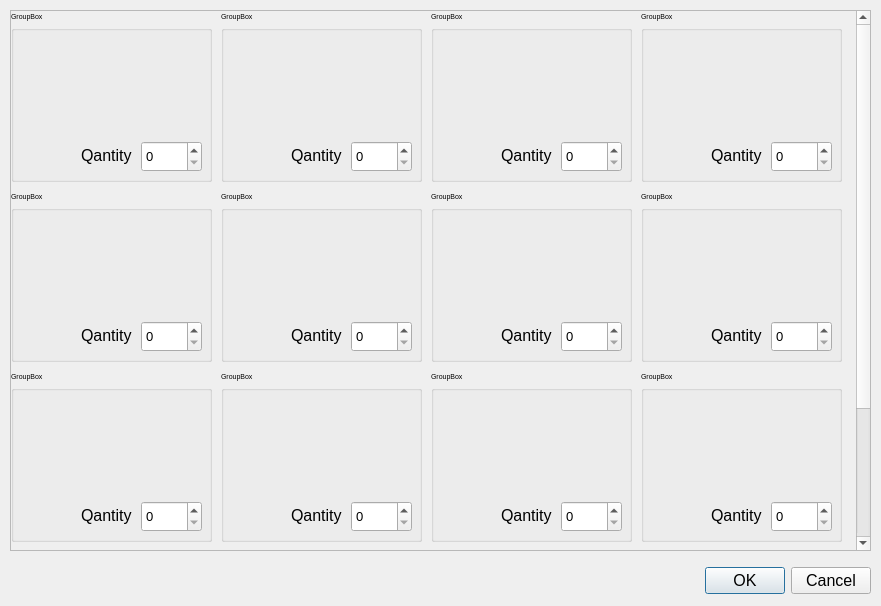
<?xml version="1.0" encoding="UTF-8"?>
<ui version="4.0">
 <class>MainWindow</class>
 <widget class="QMainWindow" name="MainWindow">
  <property name="geometry">
   <rect>
    <x>0</x>
    <y>0</y>
    <width>881</width>
    <height>606</height>
   </rect>
  </property>
  <property name="windowTitle">
   <string>MainWindow</string>
  </property>
  <widget class="QWidget" name="centralwidget">
   <widget class="QScrollArea" name="scrollArea">
    <property name="geometry">
     <rect>
      <x>10</x>
      <y>10</y>
      <width>861</width>
      <height>541</height>
     </rect>
    </property>
    <property name="sizePolicy">
     <sizepolicy hsizetype="Preferred" vsizetype="Preferred">
      <horstretch>0</horstretch>
      <verstretch>0</verstretch>
     </sizepolicy>
    </property>
    <property name="horizontalScrollBarPolicy">
     <enum>Qt::ScrollBarAlwaysOff</enum>
    </property>
    <property name="sizeAdjustPolicy">
     <enum>QAbstractScrollArea::AdjustToContents</enum>
    </property>
    <property name="widgetResizable">
     <bool>false</bool>
    </property>
    <widget class="QWidget" name="scrollAreaWidgetContents">
     <property name="enabled">
      <bool>true</bool>
     </property>
     <property name="geometry">
      <rect>
       <x>0</x>
       <y>0</y>
       <width>859</width>
       <height>719</height>
      </rect>
     </property>
     <property name="sizePolicy">
      <sizepolicy hsizetype="Preferred" vsizetype="Preferred">
       <horstretch>0</horstretch>
       <verstretch>0</verstretch>
      </sizepolicy>
     </property>
     <widget class="QGroupBox" name="groupBox_2">
      <property name="enabled">
       <bool>true</bool>
      </property>
      <property name="geometry">
       <rect>
        <x>210</x>
        <y>0</y>
        <width>201</width>
        <height>171</height>
       </rect>
      </property>
      <property name="font">
       <font>
        <pointsize>5</pointsize>
       </font>
      </property>
      <property name="title">
       <string>GroupBox</string>
      </property>
      <property name="flat">
       <bool>false</bool>
      </property>
      <property name="checkable">
       <bool>false</bool>
      </property>
      <widget class="QLabel" name="label_33">
       <property name="geometry">
        <rect>
         <x>10</x>
         <y>10</y>
         <width>181</width>
         <height>111</height>
        </rect>
       </property>
       <property name="text">
        <string/>
       </property>
       <property name="pixmap">
        <pixmap>caphephine.jpg</pixmap>
       </property>
       <property name="scaledContents">
        <bool>true</bool>
       </property>
      </widget>
      <widget class="QSpinBox" name="spinBox_17">
       <property name="geometry">
        <rect>
         <x>130</x>
         <y>130</y>
         <width>61</width>
         <height>31</height>
        </rect>
       </property>
       <property name="font">
        <font>
         <pointsize>10</pointsize>
        </font>
       </property>
      </widget>
      <widget class="QLabel" name="label_34">
       <property name="geometry">
        <rect>
         <x>70</x>
         <y>129</y>
         <width>91</width>
         <height>31</height>
        </rect>
       </property>
       <property name="font">
        <font>
         <pointsize>12</pointsize>
        </font>
       </property>
       <property name="text">
        <string>Qantity</string>
       </property>
      </widget>
     </widget>
     <widget class="QGroupBox" name="groupBox_3">
      <property name="enabled">
       <bool>true</bool>
      </property>
      <property name="geometry">
       <rect>
        <x>420</x>
        <y>0</y>
        <width>201</width>
        <height>171</height>
       </rect>
      </property>
      <property name="font">
       <font>
        <pointsize>5</pointsize>
       </font>
      </property>
      <property name="title">
       <string>GroupBox</string>
      </property>
      <property name="flat">
       <bool>false</bool>
      </property>
      <property name="checkable">
       <bool>false</bool>
      </property>
      <widget class="QLabel" name="label_35">
       <property name="geometry">
        <rect>
         <x>10</x>
         <y>10</y>
         <width>181</width>
         <height>111</height>
        </rect>
       </property>
       <property name="text">
        <string/>
       </property>
       <property name="pixmap">
        <pixmap>caphephine.jpg</pixmap>
       </property>
       <property name="scaledContents">
        <bool>true</bool>
       </property>
      </widget>
      <widget class="QSpinBox" name="spinBox_18">
       <property name="geometry">
        <rect>
         <x>130</x>
         <y>130</y>
         <width>61</width>
         <height>31</height>
        </rect>
       </property>
       <property name="font">
        <font>
         <pointsize>10</pointsize>
        </font>
       </property>
      </widget>
      <widget class="QLabel" name="label_36">
       <property name="geometry">
        <rect>
         <x>70</x>
         <y>129</y>
         <width>91</width>
         <height>31</height>
        </rect>
       </property>
       <property name="font">
        <font>
         <pointsize>12</pointsize>
        </font>
       </property>
       <property name="text">
        <string>Qantity</string>
       </property>
      </widget>
     </widget>
     <widget class="QGroupBox" name="groupBox">
      <property name="enabled">
       <bool>true</bool>
      </property>
      <property name="geometry">
       <rect>
        <x>0</x>
        <y>0</y>
        <width>201</width>
        <height>171</height>
       </rect>
      </property>
      <property name="sizePolicy">
       <sizepolicy hsizetype="Preferred" vsizetype="Fixed">
        <horstretch>0</horstretch>
        <verstretch>0</verstretch>
       </sizepolicy>
      </property>
      <property name="font">
       <font>
        <pointsize>5</pointsize>
       </font>
      </property>
      <property name="title">
       <string>GroupBox</string>
      </property>
      <property name="flat">
       <bool>false</bool>
      </property>
      <property name="checkable">
       <bool>false</bool>
      </property>
      <widget class="QLabel" name="label_37">
       <property name="geometry">
        <rect>
         <x>10</x>
         <y>10</y>
         <width>181</width>
         <height>111</height>
        </rect>
       </property>
       <property name="text">
        <string/>
       </property>
       <property name="pixmap">
        <pixmap>caphephine.jpg</pixmap>
       </property>
       <property name="scaledContents">
        <bool>true</bool>
       </property>
      </widget>
      <widget class="QSpinBox" name="spinBox_19">
       <property name="geometry">
        <rect>
         <x>130</x>
         <y>130</y>
         <width>61</width>
         <height>31</height>
        </rect>
       </property>
       <property name="font">
        <font>
         <pointsize>10</pointsize>
        </font>
       </property>
      </widget>
      <widget class="QLabel" name="label_38">
       <property name="geometry">
        <rect>
         <x>70</x>
         <y>129</y>
         <width>91</width>
         <height>31</height>
        </rect>
       </property>
       <property name="font">
        <font>
         <pointsize>12</pointsize>
        </font>
       </property>
       <property name="text">
        <string>Qantity</string>
       </property>
      </widget>
     </widget>
     <widget class="QGroupBox" name="groupBox_4">
      <property name="enabled">
       <bool>true</bool>
      </property>
      <property name="geometry">
       <rect>
        <x>630</x>
        <y>0</y>
        <width>201</width>
        <height>171</height>
       </rect>
      </property>
      <property name="font">
       <font>
        <pointsize>5</pointsize>
       </font>
      </property>
      <property name="title">
       <string>GroupBox</string>
      </property>
      <property name="flat">
       <bool>false</bool>
      </property>
      <property name="checkable">
       <bool>false</bool>
      </property>
      <widget class="QLabel" name="label_39">
       <property name="geometry">
        <rect>
         <x>10</x>
         <y>10</y>
         <width>181</width>
         <height>111</height>
        </rect>
       </property>
       <property name="text">
        <string/>
       </property>
       <property name="pixmap">
        <pixmap>caphephine.jpg</pixmap>
       </property>
       <property name="scaledContents">
        <bool>true</bool>
       </property>
      </widget>
      <widget class="QSpinBox" name="spinBox_20">
       <property name="geometry">
        <rect>
         <x>130</x>
         <y>130</y>
         <width>61</width>
         <height>31</height>
        </rect>
       </property>
       <property name="font">
        <font>
         <pointsize>10</pointsize>
        </font>
       </property>
      </widget>
      <widget class="QLabel" name="label_40">
       <property name="geometry">
        <rect>
         <x>70</x>
         <y>129</y>
         <width>91</width>
         <height>31</height>
        </rect>
       </property>
       <property name="font">
        <font>
         <pointsize>12</pointsize>
        </font>
       </property>
       <property name="text">
        <string>Qantity</string>
       </property>
      </widget>
     </widget>
     <widget class="QGroupBox" name="groupBox_5">
      <property name="enabled">
       <bool>true</bool>
      </property>
      <property name="geometry">
       <rect>
        <x>630</x>
        <y>180</y>
        <width>201</width>
        <height>171</height>
       </rect>
      </property>
      <property name="font">
       <font>
        <pointsize>5</pointsize>
       </font>
      </property>
      <property name="title">
       <string>GroupBox</string>
      </property>
      <property name="flat">
       <bool>false</bool>
      </property>
      <property name="checkable">
       <bool>false</bool>
      </property>
      <widget class="QLabel" name="label_41">
       <property name="geometry">
        <rect>
         <x>10</x>
         <y>10</y>
         <width>181</width>
         <height>111</height>
        </rect>
       </property>
       <property name="text">
        <string/>
       </property>
       <property name="pixmap">
        <pixmap>caphephine.jpg</pixmap>
       </property>
       <property name="scaledContents">
        <bool>true</bool>
       </property>
      </widget>
      <widget class="QSpinBox" name="spinBox_21">
       <property name="geometry">
        <rect>
         <x>130</x>
         <y>130</y>
         <width>61</width>
         <height>31</height>
        </rect>
       </property>
       <property name="font">
        <font>
         <pointsize>10</pointsize>
        </font>
       </property>
      </widget>
      <widget class="QLabel" name="label_42">
       <property name="geometry">
        <rect>
         <x>70</x>
         <y>129</y>
         <width>91</width>
         <height>31</height>
        </rect>
       </property>
       <property name="font">
        <font>
         <pointsize>12</pointsize>
        </font>
       </property>
       <property name="text">
        <string>Qantity</string>
       </property>
      </widget>
     </widget>
     <widget class="QGroupBox" name="groupBox_6">
      <property name="enabled">
       <bool>true</bool>
      </property>
      <property name="geometry">
       <rect>
        <x>0</x>
        <y>180</y>
        <width>201</width>
        <height>171</height>
       </rect>
      </property>
      <property name="sizePolicy">
       <sizepolicy hsizetype="Preferred" vsizetype="Fixed">
        <horstretch>0</horstretch>
        <verstretch>0</verstretch>
       </sizepolicy>
      </property>
      <property name="font">
       <font>
        <pointsize>5</pointsize>
       </font>
      </property>
      <property name="title">
       <string>GroupBox</string>
      </property>
      <property name="flat">
       <bool>false</bool>
      </property>
      <property name="checkable">
       <bool>false</bool>
      </property>
      <widget class="QLabel" name="label_43">
       <property name="geometry">
        <rect>
         <x>10</x>
         <y>10</y>
         <width>181</width>
         <height>111</height>
        </rect>
       </property>
       <property name="text">
        <string/>
       </property>
       <property name="pixmap">
        <pixmap>caphephine.jpg</pixmap>
       </property>
       <property name="scaledContents">
        <bool>true</bool>
       </property>
      </widget>
      <widget class="QSpinBox" name="spinBox_22">
       <property name="geometry">
        <rect>
         <x>130</x>
         <y>130</y>
         <width>61</width>
         <height>31</height>
        </rect>
       </property>
       <property name="font">
        <font>
         <pointsize>10</pointsize>
        </font>
       </property>
      </widget>
      <widget class="QLabel" name="label_44">
       <property name="geometry">
        <rect>
         <x>70</x>
         <y>129</y>
         <width>91</width>
         <height>31</height>
        </rect>
       </property>
       <property name="font">
        <font>
         <pointsize>12</pointsize>
        </font>
       </property>
       <property name="text">
        <string>Qantity</string>
       </property>
      </widget>
     </widget>
     <widget class="QGroupBox" name="groupBox_7">
      <property name="enabled">
       <bool>true</bool>
      </property>
      <property name="geometry">
       <rect>
        <x>420</x>
        <y>180</y>
        <width>201</width>
        <height>171</height>
       </rect>
      </property>
      <property name="font">
       <font>
        <pointsize>5</pointsize>
       </font>
      </property>
      <property name="title">
       <string>GroupBox</string>
      </property>
      <property name="flat">
       <bool>false</bool>
      </property>
      <property name="checkable">
       <bool>false</bool>
      </property>
      <widget class="QLabel" name="label_45">
       <property name="geometry">
        <rect>
         <x>10</x>
         <y>10</y>
         <width>181</width>
         <height>111</height>
        </rect>
       </property>
       <property name="text">
        <string/>
       </property>
       <property name="pixmap">
        <pixmap>caphephine.jpg</pixmap>
       </property>
       <property name="scaledContents">
        <bool>true</bool>
       </property>
      </widget>
      <widget class="QSpinBox" name="spinBox_23">
       <property name="geometry">
        <rect>
         <x>130</x>
         <y>130</y>
         <width>61</width>
         <height>31</height>
        </rect>
       </property>
       <property name="font">
        <font>
         <pointsize>10</pointsize>
        </font>
       </property>
      </widget>
      <widget class="QLabel" name="label_46">
       <property name="geometry">
        <rect>
         <x>70</x>
         <y>129</y>
         <width>91</width>
         <height>31</height>
        </rect>
       </property>
       <property name="font">
        <font>
         <pointsize>12</pointsize>
        </font>
       </property>
       <property name="text">
        <string>Qantity</string>
       </property>
      </widget>
     </widget>
     <widget class="QGroupBox" name="groupBox_8">
      <property name="enabled">
       <bool>true</bool>
      </property>
      <property name="geometry">
       <rect>
        <x>210</x>
        <y>180</y>
        <width>201</width>
        <height>171</height>
       </rect>
      </property>
      <property name="font">
       <font>
        <pointsize>5</pointsize>
       </font>
      </property>
      <property name="title">
       <string>GroupBox</string>
      </property>
      <property name="flat">
       <bool>false</bool>
      </property>
      <property name="checkable">
       <bool>false</bool>
      </property>
      <widget class="QLabel" name="label_47">
       <property name="geometry">
        <rect>
         <x>10</x>
         <y>10</y>
         <width>181</width>
         <height>111</height>
        </rect>
       </property>
       <property name="text">
        <string/>
       </property>
       <property name="pixmap">
        <pixmap>caphephine.jpg</pixmap>
       </property>
       <property name="scaledContents">
        <bool>true</bool>
       </property>
      </widget>
      <widget class="QSpinBox" name="spinBox_24">
       <property name="geometry">
        <rect>
         <x>130</x>
         <y>130</y>
         <width>61</width>
         <height>31</height>
        </rect>
       </property>
       <property name="font">
        <font>
         <pointsize>10</pointsize>
        </font>
       </property>
      </widget>
      <widget class="QLabel" name="label_48">
       <property name="geometry">
        <rect>
         <x>70</x>
         <y>129</y>
         <width>91</width>
         <height>31</height>
        </rect>
       </property>
       <property name="font">
        <font>
         <pointsize>12</pointsize>
        </font>
       </property>
       <property name="text">
        <string>Qantity</string>
       </property>
      </widget>
     </widget>
     <widget class="QGroupBox" name="groupBox_9">
      <property name="enabled">
       <bool>true</bool>
      </property>
      <property name="geometry">
       <rect>
        <x>0</x>
        <y>540</y>
        <width>201</width>
        <height>171</height>
       </rect>
      </property>
      <property name="font">
       <font>
        <pointsize>5</pointsize>
       </font>
      </property>
      <property name="title">
       <string>GroupBox</string>
      </property>
      <property name="flat">
       <bool>false</bool>
      </property>
      <property name="checkable">
       <bool>false</bool>
      </property>
      <widget class="QLabel" name="label_65">
       <property name="geometry">
        <rect>
         <x>10</x>
         <y>10</y>
         <width>181</width>
         <height>111</height>
        </rect>
       </property>
       <property name="text">
        <string/>
       </property>
       <property name="pixmap">
        <pixmap>caphephine.jpg</pixmap>
       </property>
       <property name="scaledContents">
        <bool>true</bool>
       </property>
      </widget>
      <widget class="QSpinBox" name="spinBox_33">
       <property name="geometry">
        <rect>
         <x>130</x>
         <y>130</y>
         <width>61</width>
         <height>31</height>
        </rect>
       </property>
       <property name="font">
        <font>
         <pointsize>10</pointsize>
        </font>
       </property>
      </widget>
      <widget class="QLabel" name="label_66">
       <property name="geometry">
        <rect>
         <x>70</x>
         <y>129</y>
         <width>91</width>
         <height>31</height>
        </rect>
       </property>
       <property name="font">
        <font>
         <pointsize>12</pointsize>
        </font>
       </property>
       <property name="text">
        <string>Qantity</string>
       </property>
      </widget>
     </widget>
     <widget class="QGroupBox" name="groupBox_10">
      <property name="enabled">
       <bool>true</bool>
      </property>
      <property name="geometry">
       <rect>
        <x>630</x>
        <y>360</y>
        <width>201</width>
        <height>171</height>
       </rect>
      </property>
      <property name="sizePolicy">
       <sizepolicy hsizetype="Preferred" vsizetype="Fixed">
        <horstretch>0</horstretch>
        <verstretch>0</verstretch>
       </sizepolicy>
      </property>
      <property name="font">
       <font>
        <pointsize>5</pointsize>
       </font>
      </property>
      <property name="title">
       <string>GroupBox</string>
      </property>
      <property name="flat">
       <bool>false</bool>
      </property>
      <property name="checkable">
       <bool>false</bool>
      </property>
      <widget class="QLabel" name="label_67">
       <property name="geometry">
        <rect>
         <x>10</x>
         <y>10</y>
         <width>181</width>
         <height>111</height>
        </rect>
       </property>
       <property name="text">
        <string/>
       </property>
       <property name="pixmap">
        <pixmap>caphephine.jpg</pixmap>
       </property>
       <property name="scaledContents">
        <bool>true</bool>
       </property>
      </widget>
      <widget class="QSpinBox" name="spinBox_34">
       <property name="geometry">
        <rect>
         <x>130</x>
         <y>130</y>
         <width>61</width>
         <height>31</height>
        </rect>
       </property>
       <property name="font">
        <font>
         <pointsize>10</pointsize>
        </font>
       </property>
      </widget>
      <widget class="QLabel" name="label_68">
       <property name="geometry">
        <rect>
         <x>70</x>
         <y>129</y>
         <width>91</width>
         <height>31</height>
        </rect>
       </property>
       <property name="font">
        <font>
         <pointsize>12</pointsize>
        </font>
       </property>
       <property name="text">
        <string>Qantity</string>
       </property>
      </widget>
     </widget>
     <widget class="QGroupBox" name="groupBox_11">
      <property name="enabled">
       <bool>true</bool>
      </property>
      <property name="geometry">
       <rect>
        <x>210</x>
        <y>540</y>
        <width>201</width>
        <height>171</height>
       </rect>
      </property>
      <property name="font">
       <font>
        <pointsize>5</pointsize>
       </font>
      </property>
      <property name="title">
       <string>GroupBox</string>
      </property>
      <property name="flat">
       <bool>false</bool>
      </property>
      <property name="checkable">
       <bool>false</bool>
      </property>
      <widget class="QLabel" name="label_69">
       <property name="geometry">
        <rect>
         <x>10</x>
         <y>10</y>
         <width>181</width>
         <height>111</height>
        </rect>
       </property>
       <property name="text">
        <string/>
       </property>
       <property name="pixmap">
        <pixmap>caphephine.jpg</pixmap>
       </property>
       <property name="scaledContents">
        <bool>true</bool>
       </property>
      </widget>
      <widget class="QSpinBox" name="spinBox_35">
       <property name="geometry">
        <rect>
         <x>130</x>
         <y>130</y>
         <width>61</width>
         <height>31</height>
        </rect>
       </property>
       <property name="font">
        <font>
         <pointsize>10</pointsize>
        </font>
       </property>
      </widget>
      <widget class="QLabel" name="label_70">
       <property name="geometry">
        <rect>
         <x>70</x>
         <y>129</y>
         <width>91</width>
         <height>31</height>
        </rect>
       </property>
       <property name="font">
        <font>
         <pointsize>12</pointsize>
        </font>
       </property>
       <property name="text">
        <string>Qantity</string>
       </property>
      </widget>
     </widget>
     <widget class="QGroupBox" name="groupBox_12">
      <property name="enabled">
       <bool>true</bool>
      </property>
      <property name="geometry">
       <rect>
        <x>0</x>
        <y>360</y>
        <width>201</width>
        <height>171</height>
       </rect>
      </property>
      <property name="font">
       <font>
        <pointsize>5</pointsize>
       </font>
      </property>
      <property name="title">
       <string>GroupBox</string>
      </property>
      <property name="flat">
       <bool>false</bool>
      </property>
      <property name="checkable">
       <bool>false</bool>
      </property>
      <widget class="QLabel" name="label_71">
       <property name="geometry">
        <rect>
         <x>10</x>
         <y>10</y>
         <width>181</width>
         <height>111</height>
        </rect>
       </property>
       <property name="text">
        <string/>
       </property>
       <property name="pixmap">
        <pixmap>caphephine.jpg</pixmap>
       </property>
       <property name="scaledContents">
        <bool>true</bool>
       </property>
      </widget>
      <widget class="QSpinBox" name="spinBox_36">
       <property name="geometry">
        <rect>
         <x>130</x>
         <y>130</y>
         <width>61</width>
         <height>31</height>
        </rect>
       </property>
       <property name="font">
        <font>
         <pointsize>10</pointsize>
        </font>
       </property>
      </widget>
      <widget class="QLabel" name="label_72">
       <property name="geometry">
        <rect>
         <x>70</x>
         <y>129</y>
         <width>91</width>
         <height>31</height>
        </rect>
       </property>
       <property name="font">
        <font>
         <pointsize>12</pointsize>
        </font>
       </property>
       <property name="text">
        <string>Qantity</string>
       </property>
      </widget>
     </widget>
     <widget class="QGroupBox" name="groupBox_13">
      <property name="enabled">
       <bool>true</bool>
      </property>
      <property name="geometry">
       <rect>
        <x>630</x>
        <y>540</y>
        <width>201</width>
        <height>171</height>
       </rect>
      </property>
      <property name="font">
       <font>
        <pointsize>5</pointsize>
       </font>
      </property>
      <property name="title">
       <string>GroupBox</string>
      </property>
      <property name="flat">
       <bool>false</bool>
      </property>
      <property name="checkable">
       <bool>false</bool>
      </property>
      <widget class="QLabel" name="label_73">
       <property name="geometry">
        <rect>
         <x>10</x>
         <y>10</y>
         <width>181</width>
         <height>111</height>
        </rect>
       </property>
       <property name="text">
        <string/>
       </property>
       <property name="pixmap">
        <pixmap>caphephine.jpg</pixmap>
       </property>
       <property name="scaledContents">
        <bool>true</bool>
       </property>
      </widget>
      <widget class="QSpinBox" name="spinBox_37">
       <property name="geometry">
        <rect>
         <x>130</x>
         <y>130</y>
         <width>61</width>
         <height>31</height>
        </rect>
       </property>
       <property name="font">
        <font>
         <pointsize>10</pointsize>
        </font>
       </property>
      </widget>
      <widget class="QLabel" name="label_74">
       <property name="geometry">
        <rect>
         <x>70</x>
         <y>129</y>
         <width>91</width>
         <height>31</height>
        </rect>
       </property>
       <property name="font">
        <font>
         <pointsize>12</pointsize>
        </font>
       </property>
       <property name="text">
        <string>Qantity</string>
       </property>
      </widget>
     </widget>
     <widget class="QGroupBox" name="groupBox_14">
      <property name="enabled">
       <bool>true</bool>
      </property>
      <property name="geometry">
       <rect>
        <x>420</x>
        <y>360</y>
        <width>201</width>
        <height>171</height>
       </rect>
      </property>
      <property name="sizePolicy">
       <sizepolicy hsizetype="Preferred" vsizetype="Fixed">
        <horstretch>0</horstretch>
        <verstretch>0</verstretch>
       </sizepolicy>
      </property>
      <property name="font">
       <font>
        <pointsize>5</pointsize>
       </font>
      </property>
      <property name="title">
       <string>GroupBox</string>
      </property>
      <property name="flat">
       <bool>false</bool>
      </property>
      <property name="checkable">
       <bool>false</bool>
      </property>
      <widget class="QLabel" name="label_75">
       <property name="geometry">
        <rect>
         <x>10</x>
         <y>10</y>
         <width>181</width>
         <height>111</height>
        </rect>
       </property>
       <property name="text">
        <string/>
       </property>
       <property name="pixmap">
        <pixmap>caphephine.jpg</pixmap>
       </property>
       <property name="scaledContents">
        <bool>true</bool>
       </property>
      </widget>
      <widget class="QSpinBox" name="spinBox_38">
       <property name="geometry">
        <rect>
         <x>130</x>
         <y>130</y>
         <width>61</width>
         <height>31</height>
        </rect>
       </property>
       <property name="font">
        <font>
         <pointsize>10</pointsize>
        </font>
       </property>
      </widget>
      <widget class="QLabel" name="label_76">
       <property name="geometry">
        <rect>
         <x>70</x>
         <y>129</y>
         <width>91</width>
         <height>31</height>
        </rect>
       </property>
       <property name="font">
        <font>
         <pointsize>12</pointsize>
        </font>
       </property>
       <property name="text">
        <string>Qantity</string>
       </property>
      </widget>
     </widget>
     <widget class="QGroupBox" name="groupBox_15">
      <property name="enabled">
       <bool>true</bool>
      </property>
      <property name="geometry">
       <rect>
        <x>210</x>
        <y>360</y>
        <width>201</width>
        <height>171</height>
       </rect>
      </property>
      <property name="font">
       <font>
        <pointsize>5</pointsize>
       </font>
      </property>
      <property name="title">
       <string>GroupBox</string>
      </property>
      <property name="flat">
       <bool>false</bool>
      </property>
      <property name="checkable">
       <bool>false</bool>
      </property>
      <widget class="QLabel" name="label_77">
       <property name="geometry">
        <rect>
         <x>10</x>
         <y>10</y>
         <width>181</width>
         <height>111</height>
        </rect>
       </property>
       <property name="text">
        <string/>
       </property>
       <property name="pixmap">
        <pixmap>caphephine.jpg</pixmap>
       </property>
       <property name="scaledContents">
        <bool>true</bool>
       </property>
      </widget>
      <widget class="QSpinBox" name="spinBox_39">
       <property name="geometry">
        <rect>
         <x>130</x>
         <y>130</y>
         <width>61</width>
         <height>31</height>
        </rect>
       </property>
       <property name="font">
        <font>
         <pointsize>10</pointsize>
        </font>
       </property>
      </widget>
      <widget class="QLabel" name="label_78">
       <property name="geometry">
        <rect>
         <x>70</x>
         <y>129</y>
         <width>91</width>
         <height>31</height>
        </rect>
       </property>
       <property name="font">
        <font>
         <pointsize>12</pointsize>
        </font>
       </property>
       <property name="text">
        <string>Qantity</string>
       </property>
      </widget>
     </widget>
     <widget class="QGroupBox" name="groupBox_16">
      <property name="enabled">
       <bool>true</bool>
      </property>
      <property name="geometry">
       <rect>
        <x>420</x>
        <y>540</y>
        <width>201</width>
        <height>171</height>
       </rect>
      </property>
      <property name="font">
       <font>
        <pointsize>5</pointsize>
       </font>
      </property>
      <property name="title">
       <string>GroupBox</string>
      </property>
      <property name="flat">
       <bool>false</bool>
      </property>
      <property name="checkable">
       <bool>false</bool>
      </property>
      <widget class="QLabel" name="label_79">
       <property name="geometry">
        <rect>
         <x>10</x>
         <y>10</y>
         <width>181</width>
         <height>111</height>
        </rect>
       </property>
       <property name="text">
        <string/>
       </property>
       <property name="pixmap">
        <pixmap>caphephine.jpg</pixmap>
       </property>
       <property name="scaledContents">
        <bool>true</bool>
       </property>
      </widget>
      <widget class="QSpinBox" name="spinBox_40">
       <property name="geometry">
        <rect>
         <x>130</x>
         <y>130</y>
         <width>61</width>
         <height>31</height>
        </rect>
       </property>
       <property name="font">
        <font>
         <pointsize>10</pointsize>
        </font>
       </property>
      </widget>
      <widget class="QLabel" name="label_80">
       <property name="geometry">
        <rect>
         <x>70</x>
         <y>129</y>
         <width>91</width>
         <height>31</height>
        </rect>
       </property>
       <property name="font">
        <font>
         <pointsize>12</pointsize>
        </font>
       </property>
       <property name="text">
        <string>Qantity</string>
       </property>
      </widget>
     </widget>
    </widget>
   </widget>
   <widget class="QDialogButtonBox" name="buttonBox">
    <property name="geometry">
     <rect>
      <x>620</x>
      <y>560</y>
      <width>251</width>
      <height>41</height>
     </rect>
    </property>
    <property name="font">
     <font>
      <pointsize>12</pointsize>
     </font>
    </property>
    <property name="toolTipDuration">
     <number>4</number>
    </property>
    <property name="standardButtons">
     <set>QDialogButtonBox::Cancel|QDialogButtonBox::Ok</set>
    </property>
   </widget>
  </widget>
 </widget>
 <resources/>
 <connections/>
</ui>
